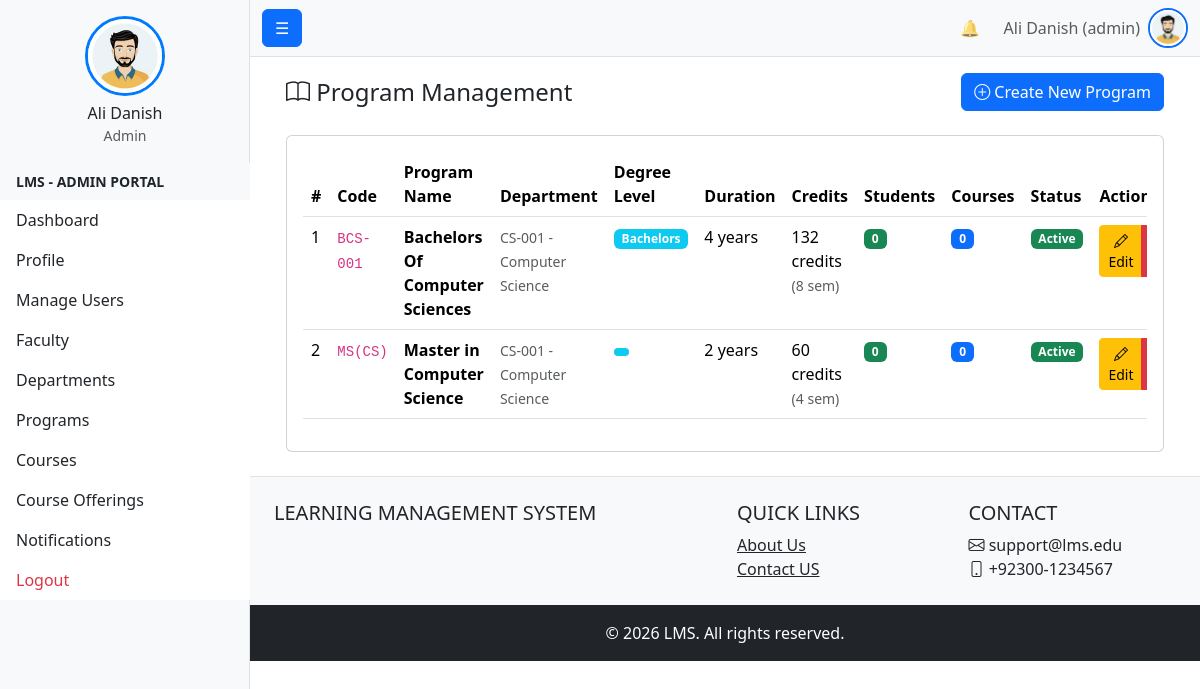
/admin_tools/Academic/Program/program_list.php (signed in), run on the app's committed database.
### tables this page shows
CREATE TABLE `users` (
  `id` int(11) NOT NULL,
  `first_name` varchar(100) NOT NULL,
  `last_name` varchar(100) NOT NULL,
  `full_name` varchar(201) GENERATED ALWAYS AS (concat(`first_name`,' ',`last_name`)) STORED,
  `email` varchar(255) DEFAULT NULL,
  `contact_number` varchar(20) DEFAULT NULL,
  `profile_image` varchar(255) DEFAULT NULL COMMENT 'Stores profile image filename (stored in /public/uploads/profiles/)',
  `campus_id` int(11) DEFAULT NULL,
  `gender` enum('male','female','other') DEFAULT NULL,
  `cnic` varchar(15) DEFAULT NULL,
  `date_of_birth` date DEFAULT NULL,
  `address` text DEFAULT NULL,
  `password_hash` varchar(255) NOT NULL,
  `user_code` varchar(255) NOT NULL,
  `status` enum('active','inactive','suspended') NOT NULL DEFAULT 'active',
  `is_deleted` tinyint(1) NOT NULL DEFAULT 0,
  `created_at` timestamp NOT NULL DEFAULT current_timestamp(),
  `updated_at` timestamp NOT NULL DEFAULT current_timestamp() ON UPDATE current_timestamp(),
  `last_login_at` datetime DEFAULT NULL
);

CREATE TABLE `roles` (
  `role_id` int(11) NOT NULL,
  `role_name` enum('student','faculty','admin','student_affairs','examination','admission','accounts') NOT NULL
);

CREATE TABLE `program` (
  `program_id` int(11) NOT NULL,
  `department_id` int(11) NOT NULL,
  `program_code` varchar(50) NOT NULL,
  `program_name` varchar(100) NOT NULL,
  `degree_level` enum('diploma','bachelors','masters','phd') NOT NULL,
  `duration` int(11) NOT NULL COMMENT 'Duration in years',
  `minimum_semesters` int(11) NOT NULL,
  `minimum_credit_hrs` int(11) NOT NULL,
  `program_status` enum('active','inactive','phased_out') NOT NULL DEFAULT 'active',
  `description` text DEFAULT NULL,
  `created_at` timestamp NOT NULL DEFAULT current_timestamp(),
  `updated_at` timestamp NOT NULL DEFAULT current_timestamp() ON UPDATE current_timestamp(),
  `is_deleted` tinyint(1) NOT NULL DEFAULT 0,
  `updated_by` int(11) DEFAULT NULL
);

CREATE TABLE `department` (
  `department_id` int(11) NOT NULL,
  `department_name` varchar(100) NOT NULL,
  `department_code` varchar(50) NOT NULL,
  `department_status` enum('active','inactive') NOT NULL DEFAULT 'active',
  `email` varchar(255) NOT NULL,
  `contact_number` varchar(20) DEFAULT NULL,
  `faculty_id` int(11) NOT NULL,
  `campus_id` int(11) DEFAULT NULL,
  `created_at` timestamp NOT NULL DEFAULT current_timestamp(),
  `updated_at` timestamp NOT NULL DEFAULT current_timestamp() ON UPDATE current_timestamp(),
  `is_deleted` tinyint(1) NOT NULL DEFAULT 0,
  `updated_by` int(11) DEFAULT NULL
);

### config.php (called while the page is built, shortened)
<?php
function url(string $path = ''): string {
    return rtrim(BASE_URL, '/') . '/' . ltrim($path, '/');
}

### admin_tools/Academic/Program/program_list.php (the view, shortened to what this page needs)
<?php
require_once $_SERVER['DOCUMENT_ROOT'] . '/project1/bootstrap.php';
$sql = "
    SELECT
        p.*,
        d.department_name,
        d.department_code,
        f.faculty_name,
        COUNT(DISTINCT s.student_id) as student_count,
        COUNT(DISTINCT c.course_id) as course_count
    FROM program p
    JOIN department d ON p.department_id = d.department_id
    JOIN faculty f ON d.faculty_id = f.faculty_id
    LEFT JOIN student s ON p.program_id = s.program_id
    LEFT JOIN program_course pc ON p.program_id = pc.program_id
    LEFT JOIN course c ON pc.course_id = c.course_id
    WHERE p.is_deleted = FALSE
    GROUP BY p.program_id
    ORDER BY f.faculty_name, d.department_name, p.program_name
";
$result = $conn->query($sql);
$programs = [];
while ($row = $result->fetch_assoc()) {
    $programs[] = $row;
}
?>
<div class="container-fluid">
    <div class="d-flex justify-content-between align-items-center mb-4">
        <h4 class="mb-0"><i class="bi bi-book"></i> Program Management</h4>
        <a href="create_program.php" class="btn btn-primary">
            <i class="bi bi-plus-circle"></i> Create New Program
        </a>
    </div>
    <?php if (empty($programs)): ?>
        <div class="alert alert-info">
            <i class="bi bi-info-circle"></i> No programs found. Create your first program to get started.
        </div>
    <?php else: ?>
        <div class="card">
            <div class="card-body">
                <div class="table-responsive">
                    <table class="table table-hover">
                        <thead>
                            <tr>
                                <th>#</th>
                                <th>Code</th>
                                <th>Program Name</th>
                                <th>Department</th>
                                <th>Degree Level</th>
                                <th>Duration</th>
                                <th>Credits</th>
                                <th>Students</th>
                                <th>Courses</th>
                                <th>Status</th>
                                <th>Actions</th>
                            </tr>
                        </thead>
                        <tbody>
                            <?php $serial = 1; foreach ($programs as $program): ?>
                                <tr>
                                    <td><?= $serial++ ?></td>
                                    <td><code><?= htmlspecialchars($program['program_code']) ?></code></td>
                                    <td>
                                        <strong><?= htmlspecialchars($program['program_name']) ?></strong>
                                    </td>
                                    <td>
                                        <small class="text-muted">
                                            <?= htmlspecialchars($program['department_code']) ?> -
                                            <?= htmlspecialchars($program['department_name']) ?>
                                        </small>
                                    </td>
                                    <td>
                                        <span class="badge bg-info">
                                            <?= ucfirst(htmlspecialchars($program['degree_level'])) ?>
                                        </span>
                                    </td>
                                    <td><?= $program['duration'] ?> years</td>
                                    <td>
                                        <?= $program['minimum_credit_hrs'] ?> credits
                                        <small class="text-muted">(<?= $program['minimum_semesters'] ?> sem)</small>
                                    </td>
                                    <td>
                                        <span class="badge bg-success"><?= $program['student_count'] ?></span>
                                    </td>
                                    <td>
                                        <span class="badge bg-primary"><?= $program['course_count'] ?></span>
                                    </td>
                                    <td>
                                        <span class="badge bg-<?= $program['program_status'] === 'active' ? 'success' : ($program['program_status'] === 'inactive' ? 'secondary' : 'warning') ?>">
                                            <?= ucfirst(str_replace('_', ' ', $program['program_status'])) ?>
                                        </span>
                                    </td>
                                    <td>
                                        <div class="btn-group btn-group-sm">
                                            <a href="edit_program.php?id=<?= $program['program_id'] ?>"
                                               class="btn btn-warning">
                                                <i class="bi bi-pencil"></i> Edit
                                            </a>
                                            <a href="delete_program.php?id=<?= $program['program_id'] ?>"
                                               class="btn btn-danger"
                                               onclick="return confirm('Are you sure?')">
                                            </a>
                                        </div>
                                    </td>
                                </tr>
                            <?php endforeach; ?>
                        </tbody>
                    </table>
                </div>
            </div>
        </div>
    <?php endif; ?>
</div>
<?php
require_once '../../../templates/layout/master_base.php';
?>

### templates/layout/navbar.php (shortened to what this page needs)
<?php
require_once $_SERVER['DOCUMENT_ROOT'].'/project1/bootstrap.php';
$name = 'Guest';
$role = 'guest';
$profile_image_url = url('public/male_avatar.jpeg');
if (isset($_SESSION['user_id'])) {
    $user_id = $_SESSION['user_id'];
    $stmt = $conn->prepare("
        SELECT u.full_name, r.role_name
        FROM users u
        LEFT JOIN user_roles ur ON u.id = ur.user_id
        LEFT JOIN roles r ON ur.role_id = r.role_id
        WHERE u.id = ?
        LIMIT 1
    ");
    $stmt->bind_param('i', $user_id);
    $stmt->execute();
    $result = $stmt->get_result();
    if ($row = $result->fetch_assoc()) {
        $name = $row['full_name'];
        $role = $row['role_name'] ?? 'guest';
    }
} else {
    $unread_count = 0;
    $notifications = [];
}
?>
<nav class="navbar navbar-expand-lg navbar-light bg-light border-bottom">
    <div class="container-fluid">
        <button class="btn btn-primary " id="sidebarToggle">☰</button>
        <div class="collapse navbar-collapse" id="navbarNav">
            <ul class="navbar-nav ms-auto align-items-center">
                <li class="nav-item dropdown me-3">
                    <a class="nav-link position-relative" href="#" id="notificationDropdown" role="button"
                       data-bs-toggle="dropdown" aria-expanded="false" title="Notifications">
                        🔔
                    </a>
                </li>
                <li class="nav-item me-2">
                    <span class="text-muted"><?= htmlspecialchars($name) ?> (<?= htmlspecialchars($role) ?>)</span>
                </li>
                <li class="nav-item dropdown">
                    <a class="nav-link p-0" href="#" id="userDropdown" role="button" data-bs-toggle="dropdown" aria-expanded="false" title="Profile Menu">
                        <img src="<?= $profile_image_url ?>" alt="Profile" class="rounded-circle border border-2 border-primary" style="width: 40px; height: 40px; object-fit: cover; cursor: pointer;">
                    </a>
                </li>
            </ul>
        </div>
    </div>
</nav>

### data on the page
users: full_name "Ali Danish", roles.role_name "admin"
program: program_code "BCS-001", program_name "Bachelors Of Computer Sciences", department.department_code "CS-001", department.department_name "Computer Science", degree_level "Bachelors", duration "4", minimum_credit_hrs "132", minimum_semesters "8", student_count "0", course_count "0", program_status "Active"
program: program_code "MS(CS)", program_name "Master in Computer Science", department.department_code "CS-001", department.department_name "Computer Science", duration "2", minimum_credit_hrs "60", minimum_semesters "4", student_count "0", course_count "0", program_status "Active"

### other printed values
$name "Ali Danish"
$role "Admin"
$role "ADMIN"
$label "Dashboard"
$label "Profile"
$label "Manage Users"
$label "Faculty"
$label "Departments"
$label "Programs"
$label "Courses"
$label "Course Offerings"
$label "Notifications"
